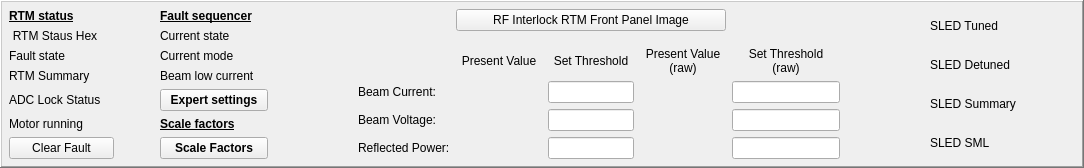
        <widget class="QFrame" name="frame">
         <property name="frameShape">
          <enum>QFrame::WinPanel</enum>
         </property>
         <property name="frameShadow">
          <enum>QFrame::Raised</enum>
         </property>
         <property name="lineWidth">
          <number>9</number>
         </property>
         <layout class="QHBoxLayout" name="horizontalLayout">
          <property name="leftMargin">
           <number>5</number>
          </property>
          <property name="topMargin">
           <number>5</number>
          </property>
          <property name="rightMargin">
           <number>5</number>
          </property>
          <property name="bottomMargin">
           <number>5</number>
          </property>
          <item>
           <layout class="QGridLayout" name="gridLayout">
            <property name="leftMargin">
             <number>2</number>
            </property>
            <property name="topMargin">
             <number>2</number>
            </property>
            <property name="rightMargin">
             <number>2</number>
            </property>
            <property name="bottomMargin">
             <number>2</number>
            </property>
            <item row="4" column="0">
             <widget class="QLabel" name="label_2">
              <property name="styleSheet">
               <string notr="true"/>
              </property>
              <property name="text">
               <string>RTM Summary</string>
              </property>
              <property name="alignment">
               <set>Qt::AlignLeading|Qt::AlignLeft|Qt::AlignVCenter</set>
              </property>
             </widget>
            </item>
            <item row="6" column="1">
             <widget class="PyDMLabel" name="PyDMLabel_4">
              <property name="toolTip">
               <string/>
              </property>
              <property name="alarmSensitiveContent" stdset="0">
               <bool>true</bool>
              </property>
              <property name="channel" stdset="0">
               <string>ca://${DEV}:RTM_MOTR_ON</string>
              </property>
             </widget>
            </item>
            <item row="2" column="0">
             <widget class="QLabel" name="label_24">
              <property name="styleSheet">
               <string notr="true"/>
              </property>
              <property name="text">
               <string>RTM Staus Hex</string>
              </property>
              <property name="alignment">
               <set>Qt::AlignBottom|Qt::AlignHCenter</set>
              </property>
             </widget>
            </item>
            <item row="3" column="1">
             <widget class="PyDMLabel" name="PyDMLabel">
              <property name="toolTip">
               <string/>
              </property>
              <property name="alarmSensitiveContent" stdset="0">
               <bool>true</bool>
              </property>
              <property name="channel" stdset="0">
               <string>ca://${DEV}:RTM_FAULTOUT</string>
              </property>
             </widget>
            </item>
            <item row="1" column="0" colspan="2">
             <widget class="QLabel" name="label_23">
              <property name="font">
               <font>
                <weight>75</weight>
                <bold>true</bold>
                <underline>true</underline>
               </font>
              </property>
              <property name="text">
               <string>RTM status</string>
              </property>
             </widget>
            </item>
            <item row="5" column="3" colspan="2">
             <widget class="PyDMRelatedDisplayButton" name="PyDMRelatedDisplayButton_5">
              <property name="font">
               <font>
                <weight>75</weight>
                <bold>true</bold>
               </font>
              </property>
              <property name="toolTip">
               <string/>
              </property>
              <property name="text">
               <string>Expert settings</string>
              </property>
              <property name="filenames" stdset="0">
               <stringlist>
                <string>fault_seq_pau.ui</string>
               </stringlist>
              </property>
              <property name="openInNewWindow" stdset="0">
               <bool>true</bool>
              </property>
             </widget>
            </item>
            <item row="6" column="3" colspan="2">
             <widget class="QLabel" name="label_33">
              <property name="font">
               <font>
                <weight>75</weight>
                <bold>true</bold>
                <underline>true</underline>
               </font>
              </property>
              <property name="text">
               <string>Scale factors</string>
              </property>
             </widget>
            </item>
            <item row="4" column="1">
             <widget class="PyDMLabel" name="PyDMLabel_2">
              <property name="toolTip">
               <string/>
              </property>
              <property name="alarmSensitiveContent" stdset="0">
               <bool>true</bool>
              </property>
              <property name="channel" stdset="0">
               <string>ca://${DEV}:RTM_FAULTSUMY</string>
              </property>
             </widget>
            </item>
            <item row="7" column="0" colspan="2">
             <widget class="PyDMPushButton" name="PyDMPushButton">
              <property name="toolTip">
               <string/>
              </property>
              <property name="styleSheet">
               <string notr="true"/>
              </property>
              <property name="text">
               <string>Clear Fault</string>
              </property>
              <property name="checkable">
               <bool>false</bool>
              </property>
              <property name="autoRepeat">
               <bool>false</bool>
              </property>
              <property name="autoDefault">
               <bool>true</bool>
              </property>
              <property name="channel" stdset="0">
               <string>ca://${DEV}:RTM_CLEARFAULT</string>
              </property>
              <property name="pressValue" stdset="0">
               <string>1</string>
              </property>
             </widget>
            </item>
            <item row="6" column="0">
             <widget class="QLabel" name="label_21">
              <property name="styleSheet">
               <string notr="true"/>
              </property>
              <property name="text">
               <string>Motor running</string>
              </property>
              <property name="alignment">
               <set>Qt::AlignLeading|Qt::AlignLeft|Qt::AlignVCenter</set>
              </property>
             </widget>
            </item>
            <item row="1" column="3">
             <widget class="QLabel" name="label_13">
              <property name="font">
               <font>
                <weight>75</weight>
                <bold>true</bold>
                <underline>true</underline>
               </font>
              </property>
              <property name="text">
               <string>Fault sequencer</string>
              </property>
             </widget>
            </item>
            <item row="3" column="3">
             <widget class="QLabel" name="label_39">
              <property name="text">
               <string>Current mode</string>
              </property>
             </widget>
            </item>
            <item row="5" column="1">
             <widget class="PyDMLabel" name="PyDMLabel_3">
              <property name="toolTip">
               <string/>
              </property>
              <property name="alarmSensitiveContent" stdset="0">
               <bool>true</bool>
              </property>
              <property name="channel" stdset="0">
               <string>ca://${DEV}:RTM_ADCLOCK</string>
              </property>
             </widget>
            </item>
            <item row="3" column="0">
             <widget class="QLabel" name="label">
              <property name="styleSheet">
               <string notr="true"/>
              </property>
              <property name="text">
               <string>Fault state</string>
              </property>
              <property name="alignment">
               <set>Qt::AlignLeading|Qt::AlignLeft|Qt::AlignVCenter</set>
              </property>
             </widget>
            </item>
            <item row="4" column="4">
             <widget class="PyDMLabel" name="PyDMLabel_22">
              <property name="toolTip">
               <string/>
              </property>
              <property name="alarmSensitiveContent" stdset="0">
               <bool>true</bool>
              </property>
              <property name="channel" stdset="0">
               <string>ca://${DEV}:BCUR_FLT</string>
              </property>
             </widget>
            </item>
            <item row="7" column="3" colspan="2">
             <widget class="PyDMRelatedDisplayButton" name="PyDMRelatedDisplayButton_4">
              <property name="font">
               <font>
                <weight>75</weight>
                <bold>true</bold>
               </font>
              </property>
              <property name="toolTip">
               <string/>
              </property>
              <property name="text">
               <string>Scale Factors</string>
              </property>
              <property name="filenames" stdset="0">
               <stringlist>
                <string>rtm_scale_factors_pau.ui</string>
               </stringlist>
              </property>
              <property name="openInNewWindow" stdset="0">
               <bool>true</bool>
              </property>
             </widget>
            </item>
            <item row="3" column="4">
             <widget class="PyDMLabel" name="PyDMLabel_26">
              <property name="toolTip">
               <string/>
              </property>
              <property name="alarmSensitiveContent" stdset="0">
               <bool>true</bool>
              </property>
              <property name="channel" stdset="0">
               <string>ca://${DEV}:FAULTSEQ_MODE</string>
              </property>
             </widget>
            </item>
            <item row="4" column="3">
             <widget class="QLabel" name="label_38">
              <property name="text">
               <string>Beam low current</string>
              </property>
             </widget>
            </item>
            <item row="5" column="0">
             <widget class="QLabel" name="label_20">
              <property name="styleSheet">
               <string notr="true"/>
              </property>
              <property name="text">
               <string>ADC Lock Status</string>
              </property>
              <property name="alignment">
               <set>Qt::AlignLeading|Qt::AlignLeft|Qt::AlignVCenter</set>
              </property>
             </widget>
            </item>
            <item row="2" column="4">
             <widget class="PyDMLabel" name="PyDMLabel_21">
              <property name="toolTip">
               <string/>
              </property>
              <property name="alarmSensitiveContent" stdset="0">
               <bool>true</bool>
              </property>
              <property name="channel" stdset="0">
               <string>ca://${DEV}:FAULTSEQ_STATUS</string>
              </property>
             </widget>
            </item>
            <item row="2" column="3">
             <widget class="QLabel" name="label_32">
              <property name="text">
               <string>Current state</string>
              </property>
             </widget>
            </item>
            <item row="2" column="1">
             <widget class="PyDMLabel" name="PyDMLabel_27">
              <property name="toolTip">
               <string/>
              </property>
              <property name="alarmSensitiveContent" stdset="0">
               <bool>true</bool>
              </property>
              <property name="channel" stdset="0">
               <string>ca://${DEV}:RTM_STATUS_HEX</string>
              </property>
              <property name="displayFormat" stdset="0">
               <enum>PyDMLabel::Hex</enum>
              </property>
             </widget>
            </item>
            <item row="1" column="2" rowspan="7">
             <spacer name="horizontalSpacer_5">
              <property name="orientation">
               <enum>Qt::Horizontal</enum>
              </property>
              <property name="sizeHint" stdset="0">
               <size>
                <width>40</width>
                <height>20</height>
               </size>
              </property>
             </spacer>
            </item>
           </layout>
          </item>
          <item>
           <spacer name="horizontalSpacer_8">
            <property name="orientation">
             <enum>Qt::Horizontal</enum>
            </property>
            <property name="sizeType">
             <enum>QSizePolicy::Expanding</enum>
            </property>
            <property name="sizeHint" stdset="0">
             <size>
              <width>20</width>
              <height>20</height>
             </size>
            </property>
           </spacer>
          </item>
          <item>
           <spacer name="horizontalSpacer">
            <property name="orientation">
             <enum>Qt::Horizontal</enum>
            </property>
            <property name="sizeHint" stdset="0">
             <size>
              <width>60</width>
              <height>20</height>
             </size>
            </property>
           </spacer>
          </item>
          <item>
           <layout class="QGridLayout" name="gridLayout_4" rowstretch="0,0,0,0,0,0,0,0" rowminimumheight="0,0,0,0,0,0,0,0">
            <property name="leftMargin">
             <number>2</number>
            </property>
            <property name="topMargin">
             <number>2</number>
            </property>
            <property name="rightMargin">
             <number>2</number>
            </property>
            <property name="bottomMargin">
             <number>2</number>
            </property>
            <property name="verticalSpacing">
             <number>6</number>
            </property>
            <item row="6" column="4">
             <widget class="PyDMLineEdit" name="PyDMLineEdit_2">
              <property name="toolTip">
               <string/>
              </property>
              <property name="showUnits" stdset="0">
               <bool>true</bool>
              </property>
              <property name="alarmSensitiveContent" stdset="0">
               <bool>true</bool>
              </property>
              <property name="channel" stdset="0">
               <string>ca://${DEV}:SET_BV_ILK_RAW</string>
              </property>
             </widget>
            </item>
            <item row="5" column="0">
             <widget class="QLabel" name="label_29">
              <property name="sizePolicy">
               <sizepolicy hsizetype="Preferred" vsizetype="Preferred">
                <horstretch>1</horstretch>
                <verstretch>1</verstretch>
               </sizepolicy>
              </property>
              <property name="styleSheet">
               <string notr="true"/>
              </property>
              <property name="text">
               <string>Beam Current:</string>
              </property>
             </widget>
            </item>
            <item row="7" column="1">
             <widget class="PyDMLabel" name="PyDMLabel_25">
              <property name="toolTip">
               <string/>
              </property>
              <property name="showUnits" stdset="0">
               <bool>true</bool>
              </property>
              <property name="alarmSensitiveContent" stdset="0">
               <bool>true</bool>
              </property>
              <property name="channel" stdset="0">
               <string>ca://${DEV}:RE_ILK</string>
              </property>
             </widget>
            </item>
            <item row="0" column="1" colspan="3">
             <widget class="PyDMRelatedDisplayButton" name="PyDMRelatedDisplayButton">
              <property name="enabled">
               <bool>true</bool>
              </property>
              <property name="sizePolicy">
               <sizepolicy hsizetype="Minimum" vsizetype="Fixed">
                <horstretch>1</horstretch>
                <verstretch>1</verstretch>
               </sizepolicy>
              </property>
              <property name="toolTip">
               <string/>
              </property>
              <property name="text">
               <string>RF Interlock RTM Front Panel Image</string>
              </property>
              <property name="filenames" stdset="0">
               <stringlist>
                <string>rf_interlock_rtm_picture.ui</string>
               </stringlist>
              </property>
              <property name="openInNewWindow" stdset="0">
               <bool>true</bool>
              </property>
             </widget>
            </item>
            <item row="6" column="2">
             <widget class="PyDMLineEdit" name="PyDMLineEdit_5">
              <property name="toolTip">
               <string/>
              </property>
              <property name="showUnits" stdset="0">
               <bool>true</bool>
              </property>
              <property name="alarmSensitiveContent" stdset="0">
               <bool>true</bool>
              </property>
              <property name="channel" stdset="0">
               <string>ca://${DEV}:SET_BV_ILK</string>
              </property>
             </widget>
            </item>
            <item row="5" column="2">
             <widget class="PyDMLineEdit" name="PyDMLineEdit_4">
              <property name="toolTip">
               <string/>
              </property>
              <property name="showUnits" stdset="0">
               <bool>true</bool>
              </property>
              <property name="alarmSensitiveContent" stdset="0">
               <bool>true</bool>
              </property>
              <property name="channel" stdset="0">
               <string>ca://${DEV}:SET_BC_ILK</string>
              </property>
             </widget>
            </item>
            <item row="5" column="1">
             <widget class="PyDMLabel" name="PyDMLabel_23">
              <property name="toolTip">
               <string/>
              </property>
              <property name="showUnits" stdset="0">
               <bool>true</bool>
              </property>
              <property name="alarmSensitiveContent" stdset="0">
               <bool>true</bool>
              </property>
              <property name="channel" stdset="0">
               <string>ca://${DEV}:BC_ILK</string>
              </property>
             </widget>
            </item>
            <item row="6" column="3">
             <widget class="PyDMLabel" name="PyDMLabel_6">
              <property name="toolTip">
               <string/>
              </property>
              <property name="showUnits" stdset="0">
               <bool>true</bool>
              </property>
              <property name="alarmSensitiveContent" stdset="0">
               <bool>true</bool>
              </property>
              <property name="channel" stdset="0">
               <string>ca://${DEV}:BV_ILK_RAW</string>
              </property>
             </widget>
            </item>
            <item row="7" column="0">
             <widget class="QLabel" name="label_31">
              <property name="sizePolicy">
               <sizepolicy hsizetype="Preferred" vsizetype="Preferred">
                <horstretch>1</horstretch>
                <verstretch>1</verstretch>
               </sizepolicy>
              </property>
              <property name="styleSheet">
               <string notr="true"/>
              </property>
              <property name="text">
               <string>Reflected Power:</string>
              </property>
             </widget>
            </item>
            <item row="5" column="4">
             <widget class="PyDMLineEdit" name="PyDMLineEdit">
              <property name="toolTip">
               <string/>
              </property>
              <property name="showUnits" stdset="0">
               <bool>true</bool>
              </property>
              <property name="alarmSensitiveContent" stdset="0">
               <bool>true</bool>
              </property>
              <property name="channel" stdset="0">
               <string>ca://${DEV}:SET_BC_ILK_RAW</string>
              </property>
             </widget>
            </item>
            <item row="0" column="4">
             <spacer name="horizontalSpacer_7">
              <property name="orientation">
               <enum>Qt::Horizontal</enum>
              </property>
              <property name="sizeType">
               <enum>QSizePolicy::Expanding</enum>
              </property>
              <property name="sizeHint" stdset="0">
               <size>
                <width>40</width>
                <height>20</height>
               </size>
              </property>
             </spacer>
            </item>
            <item row="6" column="1">
             <widget class="PyDMLabel" name="PyDMLabel_24">
              <property name="toolTip">
               <string/>
              </property>
              <property name="showUnits" stdset="0">
               <bool>true</bool>
              </property>
              <property name="alarmSensitiveContent" stdset="0">
               <bool>true</bool>
              </property>
              <property name="channel" stdset="0">
               <string>ca://${DEV}:BV_ILK</string>
              </property>
             </widget>
            </item>
            <item row="3" column="4">
             <widget class="QLabel" name="label_25">
              <property name="styleSheet">
               <string notr="true"/>
              </property>
              <property name="text">
               <string>Set Threshold
(raw)</string>
              </property>
              <property name="alignment">
               <set>Qt::AlignCenter</set>
              </property>
             </widget>
            </item>
            <item row="3" column="1">
             <widget class="QLabel" name="label_27">
              <property name="styleSheet">
               <string notr="true"/>
              </property>
              <property name="text">
               <string>Present Value</string>
              </property>
              <property name="alignment">
               <set>Qt::AlignCenter</set>
              </property>
             </widget>
            </item>
            <item row="7" column="2">
             <widget class="PyDMLineEdit" name="PyDMLineEdit_6">
              <property name="toolTip">
               <string/>
              </property>
              <property name="showUnits" stdset="0">
               <bool>true</bool>
              </property>
              <property name="alarmSensitiveContent" stdset="0">
               <bool>true</bool>
              </property>
              <property name="channel" stdset="0">
               <string>ca://${DEV}:SET_RE_ILK</string>
              </property>
             </widget>
            </item>
            <item row="5" column="3">
             <widget class="PyDMLabel" name="PyDMLabel_5">
              <property name="toolTip">
               <string/>
              </property>
              <property name="showUnits" stdset="0">
               <bool>true</bool>
              </property>
              <property name="alarmSensitiveContent" stdset="0">
               <bool>true</bool>
              </property>
              <property name="channel" stdset="0">
               <string>ca://${DEV}:BC_ILK_RAW</string>
              </property>
             </widget>
            </item>
            <item row="6" column="0">
             <widget class="QLabel" name="label_30">
              <property name="sizePolicy">
               <sizepolicy hsizetype="Preferred" vsizetype="Preferred">
                <horstretch>1</horstretch>
                <verstretch>1</verstretch>
               </sizepolicy>
              </property>
              <property name="styleSheet">
               <string notr="true"/>
              </property>
              <property name="text">
               <string>Beam Voltage:</string>
              </property>
             </widget>
            </item>
            <item row="7" column="3">
             <widget class="PyDMLabel" name="PyDMLabel_7">
              <property name="toolTip">
               <string/>
              </property>
              <property name="showUnits" stdset="0">
               <bool>true</bool>
              </property>
              <property name="alarmSensitiveContent" stdset="0">
               <bool>true</bool>
              </property>
              <property name="channel" stdset="0">
               <string>ca://${DEV}:RE_ILK_RAW</string>
              </property>
             </widget>
            </item>
            <item row="7" column="4">
             <widget class="PyDMLineEdit" name="PyDMLineEdit_3">
              <property name="toolTip">
               <string/>
              </property>
              <property name="showUnits" stdset="0">
               <bool>true</bool>
              </property>
              <property name="alarmSensitiveContent" stdset="0">
               <bool>true</bool>
              </property>
              <property name="channel" stdset="0">
               <string>ca://${DEV}:SET_RE_ILK_RAW</string>
              </property>
             </widget>
            </item>
            <item row="3" column="2">
             <widget class="QLabel" name="label_28">
              <property name="styleSheet">
               <string notr="true"/>
              </property>
              <property name="text">
               <string>Set Threshold</string>
              </property>
              <property name="alignment">
               <set>Qt::AlignCenter</set>
              </property>
             </widget>
            </item>
            <item row="3" column="3">
             <widget class="QLabel" name="label_26">
              <property name="styleSheet">
               <string notr="true"/>
              </property>
              <property name="text">
               <string>Present Value
(raw)</string>
              </property>
              <property name="alignment">
               <set>Qt::AlignCenter</set>
              </property>
             </widget>
            </item>
            <item row="0" column="0">
             <spacer name="horizontalSpacer_6">
              <property name="orientation">
               <enum>Qt::Horizontal</enum>
              </property>
              <property name="sizeHint" stdset="0">
               <size>
                <width>40</width>
                <height>20</height>
               </size>
              </property>
             </spacer>
            </item>
            <item row="1" column="1">
             <spacer name="verticalSpacer">
              <property name="orientation">
               <enum>Qt::Vertical</enum>
              </property>
              <property name="sizeType">
               <enum>QSizePolicy::Expanding</enum>
              </property>
              <property name="sizeHint" stdset="0">
               <size>
                <width>20</width>
                <height>5</height>
               </size>
              </property>
             </spacer>
            </item>
           </layout>
          </item>
          <item>
           <spacer name="horizontalSpacer_3">
            <property name="orientation">
             <enum>Qt::Horizontal</enum>
            </property>
            <property name="sizeHint" stdset="0">
             <size>
              <width>60</width>
              <height>20</height>
             </size>
            </property>
           </spacer>
          </item>
          <item>
           <spacer name="horizontalSpacer_9">
            <property name="orientation">
             <enum>Qt::Horizontal</enum>
            </property>
            <property name="sizeType">
             <enum>QSizePolicy::Expanding</enum>
            </property>
            <property name="sizeHint" stdset="0">
             <size>
              <width>20</width>
              <height>20</height>
             </size>
            </property>
           </spacer>
          </item>
          <item>
           <layout class="QGridLayout" name="gridLayout_3">
            <property name="leftMargin">
             <number>2</number>
            </property>
            <property name="topMargin">
             <number>2</number>
            </property>
            <property name="rightMargin">
             <number>2</number>
            </property>
            <property name="bottomMargin">
             <number>2</number>
            </property>
            <item row="0" column="0">
             <widget class="QLabel" name="label_34">
              <property name="styleSheet">
               <string notr="true"/>
              </property>
              <property name="text">
               <string>SLED Tuned</string>
              </property>
             </widget>
            </item>
            <item row="0" column="1">
             <widget class="PyDMLabel" name="PyDMLabel_8">
              <property name="toolTip">
               <string/>
              </property>
              <property name="alarmSensitiveContent" stdset="0">
               <bool>true</bool>
              </property>
              <property name="channel" stdset="0">
               <string>ca://${DEV}:RTM_SLED_TUNED</string>
              </property>
             </widget>
            </item>
            <item row="3" column="0">
             <widget class="QLabel" name="label_37">
              <property name="styleSheet">
               <string notr="true"/>
              </property>
              <property name="text">
               <string>SLED SML</string>
              </property>
             </widget>
            </item>
            <item row="2" column="0">
             <widget class="QLabel" name="label_36">
              <property name="styleSheet">
               <string notr="true"/>
              </property>
              <property name="text">
               <string>SLED Summary</string>
              </property>
             </widget>
            </item>
            <item row="1" column="0">
             <widget class="QLabel" name="label_35">
              <property name="styleSheet">
               <string notr="true"/>
              </property>
              <property name="text">
               <string>SLED Detuned</string>
              </property>
             </widget>
            </item>
            <item row="1" column="1">
             <widget class="PyDMLabel" name="PyDMLabel_9">
              <property name="toolTip">
               <string/>
              </property>
              <property name="alarmSensitiveContent" stdset="0">
               <bool>true</bool>
              </property>
              <property name="channel" stdset="0">
               <string>ca://${DEV}:RTM_SLED_DETUNED</string>
              </property>
             </widget>
            </item>
            <item row="2" column="1">
             <widget class="PyDMLabel" name="PyDMLabel_10">
              <property name="toolTip">
               <string/>
              </property>
              <property name="alarmSensitiveContent" stdset="0">
               <bool>true</bool>
              </property>
              <property name="channel" stdset="0">
               <string>ca://${DEV}:RTM_SLED_SUMY</string>
              </property>
             </widget>
            </item>
            <item row="3" column="1">
             <widget class="PyDMLabel" name="PyDMLabel_11">
              <property name="toolTip">
               <string/>
              </property>
              <property name="alarmSensitiveContent" stdset="0">
               <bool>true</bool>
              </property>
              <property name="channel" stdset="0">
               <string>ca://${DEV}:RTM_SLED_SML</string>
              </property>
             </widget>
            </item>
           </layout>
          </item>
          <item>
           <spacer name="horizontalSpacer_4">
            <property name="orientation">
             <enum>Qt::Horizontal</enum>
            </property>
            <property name="sizeHint" stdset="0">
             <size>
              <width>40</width>
              <height>20</height>
             </size>
            </property>
           </spacer>
          </item>
          <item>
           <widget class="PyDMEmbeddedDisplay" name="PyDMEmbeddedDisplay">
            <property name="toolTip">
             <string/>
            </property>
            <property name="filename" stdset="0">
             <string>rtm_firmware_version.ui</string>
            </property>
           </widget>
          </item>
         </layout>
        </widget>
